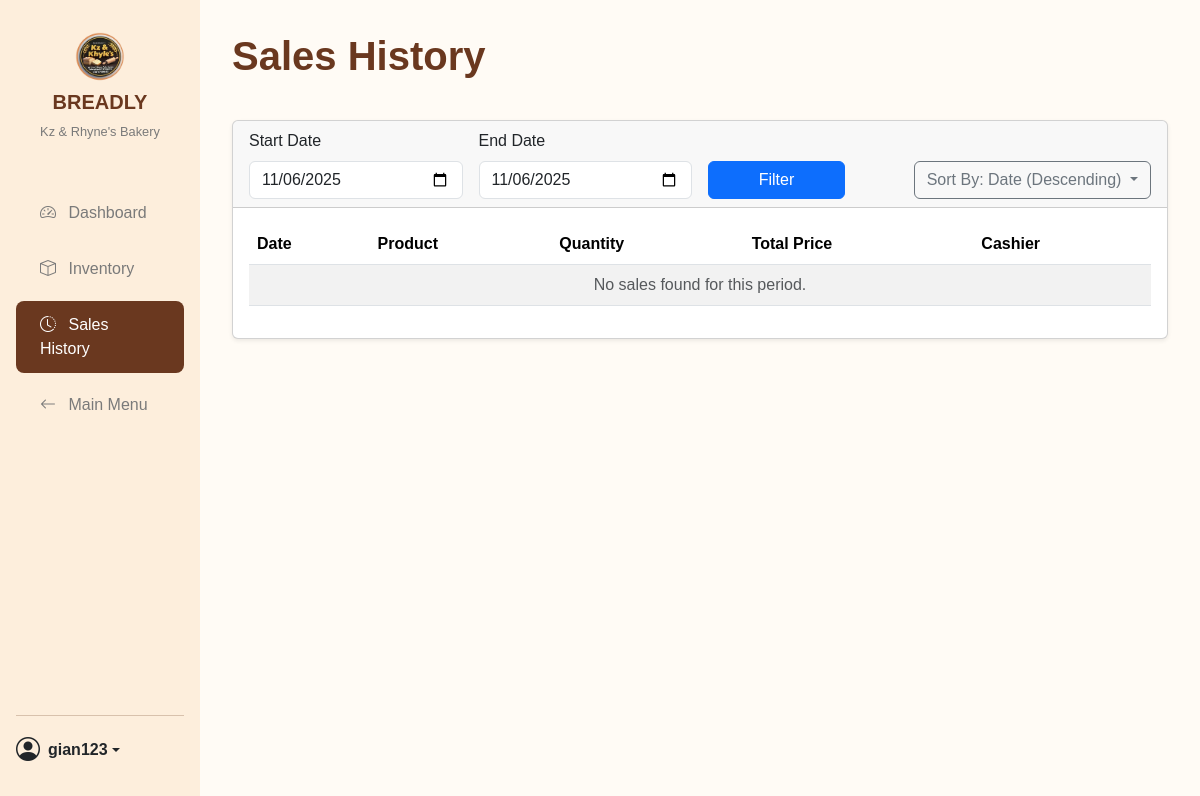
The page /nav/sales_history.php (signed in) on the database as committed earlier.
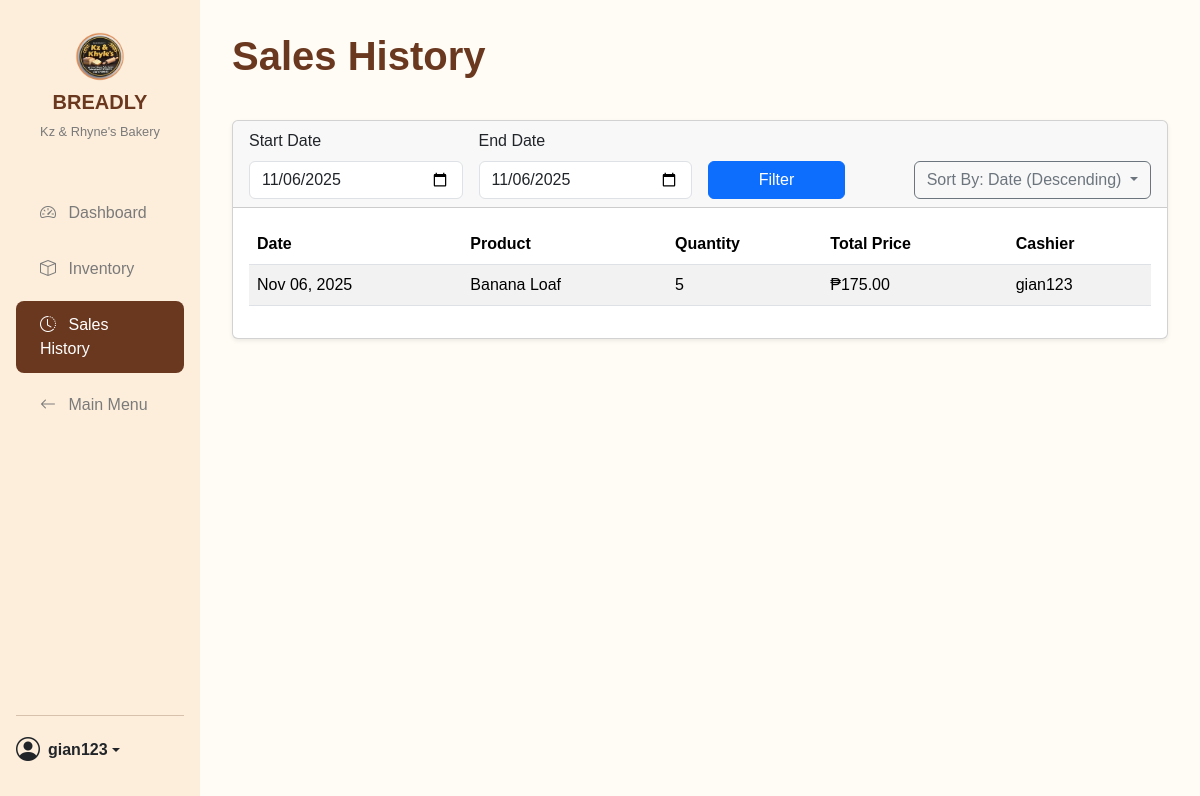
The same page on the database as committed later.
### tables this page shows
CREATE TABLE `sales` (
  `sale_id` int(11) NOT NULL,
  `product_id` int(11) DEFAULT NULL,
  `user_id` int(11) DEFAULT NULL,
  `qty_sold` int(11) DEFAULT NULL,
  `total_price` decimal(10,2) DEFAULT NULL,
  `date` date DEFAULT NULL
);

CREATE TABLE `products` (
  `product_id` int(11) NOT NULL,
  `name` varchar(100) NOT NULL,
  `price` decimal(10,2) NOT NULL,
  `status` enum('available','recalled','discontinued') NOT NULL DEFAULT 'available',
  `stock_qty` int(11) DEFAULT 0,
  `stock_unit` varchar(20) NOT NULL DEFAULT 'pcs',
  `is_sellable` tinyint(1) NOT NULL DEFAULT 1 COMMENT '1 = Appears on POS, 0 = Intermediate product'
);

CREATE TABLE `users` (
  `user_id` int(11) NOT NULL,
  `username` varchar(100) NOT NULL,
  `password` varchar(255) DEFAULT NULL,
  `role` enum('manager','cashier') NOT NULL,
  `email` varchar(150) DEFAULT NULL,
  `phone_number` varchar(11) DEFAULT NULL,
  `enable_daily_report` tinyint(1) NOT NULL DEFAULT 0 COMMENT 'For daily SMS reports',
  `created_at` timestamp NOT NULL DEFAULT current_timestamp()
);

### db_connection.php (called while the page is built, shortened)
<?php
class Database {
    private $host = 'localhost';
    private $db_name = 'bakery';
    private $username = 'root';
    private $password = '';
    private $conn;
    private function connect() {
        try {
            $this->conn = new PDO(
                "mysql:host={$this->host};dbname={$this->db_name};charset=utf8mb4",
                $this->username,
                $this->password
            );
            $this->conn->setAttribute(PDO::ATTR_ERRMODE, PDO::ERRMODE_EXCEPTION);
        } catch (PDOException $e) {
            die("Connection failed: " . $e->getMessage());
        }
    }
    public function getConnection() {
        return $this->conn;
    }
}
?>

### src/SalesManager.php (called while the page is built)
<?php
require_once '../db_connection.php';
class SalesManager {
    private $conn;
    public function __construct() {
        $db = new Database();
        $this->conn = $db->getConnection();
    }
    public function getSalesHistory($date_start, $date_end, $sort_column, $sort_direction) {
        try {
            $stmt = $this->conn->prepare("CALL ReportGetSalesHistory(?, ?, ?, ?)");
            $stmt->execute([$date_start, $date_end, $sort_column, $sort_direction]);
            return $stmt->fetchAll(PDO::FETCH_ASSOC);
        } catch (PDOException $e) {
            return [];
        }
    }
}
?>

### nav/sales_history.php (the view, shortened to what this page needs)
<?php
require_once '../src/SalesManager.php';
$date_start = $_GET['date_start'] ?? date('Y-m-d');
$date_end = $_GET['date_end'] ?? date('Y-m-d');
$sort_column = $_GET['sort'] ?? 'date';
$sort_direction = $_GET['order'] ?? 'DESC';
function getCurrentSortText($sort_column, $sort_direction) {
    $column_map = [
        'date' => 'Date',
        'product' => 'Product Name',
        'qty' => 'Quantity',
        'price' => 'Total Price',
        'cashier' => 'Cashier'
    ];
    $direction_text = ($sort_direction == 'ASC') ? 'Ascending' : 'Descending';
    $column_text = $column_map[$sort_column] ?? 'Date';
    return "{$column_text} ({$direction_text})";
}
$salesManager = new SalesManager();
$sales = $salesManager->getSalesHistory($date_start, $date_end, $sort_column, $sort_direction);
?>
<!DOCTYPE html>
<html lang="en">
<head>
    <link href="https://cdn.jsdelivr.net/npm/bootstrap@5.3.3/dist/css/bootstrap.min.css" rel="stylesheet">
    <link rel="stylesheet" href="https://cdn.jsdelivr.net/npm/bootstrap-icons@1.11.3/font/bootstrap-icons.css">
    <link rel="stylesheet" href="../styles/global.css">
    <link rel="stylesheet" href="../styles/dashboard.css">
</head>
<body class="dashboard">
<div class="container-fluid">
    <div class="row">
        <aside class="col-lg-2 col-md-3 sidebar">
             <div class="sidebar-brand">
                <img src="../images/kzklogo.png" alt="BREADLY Logo">
                <h5>BREADLY</h5>
                <p>Kz & Rhyne's Bakery</p>
            </div>
            <ul class="nav flex-column sidebar-nav">
                <li class="nav-item">
                    <a class="nav-link" href="dashboard_panel.php">
                        <i class="bi bi-speedometer2 me-2"></i> Dashboard
                    </a>
                </li>
                <li class="nav-item">
                    <a class="nav-link" href="inventory_management.php">
                        <i class="bi bi-box me-2"></i> Inventory
                    </a>
                </li>
                <li class="nav-item">
                    <a class="nav-link active" href="sales_history.php">
                        <i class="bi bi-clock-history me-2"></i> Sales History
                    </a>
                </li>
                <li class="nav-item">
                    <a class="nav-link" href="index.php">
                        <i class="bi bi-arrow-left me-2"></i> Main Menu
                    </a>
                </li>
            </ul>
            <div class="sidebar-user">
                <hr>
                <div class="dropdown">
                    <a href="#" class="d-flex align-items-center text-dark text-decoration-none dropdown-toggle" id="userMenu" data-bs-toggle="dropdown" aria-expanded="false">
                        <i class="bi bi-person-circle me-2 fs-4"></i>
                        <strong><?php echo htmlspecialchars($_SESSION['username']); ?></strong>
                    </a>
                </div>
            </div>
        </aside>
        <main class="col-lg-10 col-md-9 main-content">
            <div class="header">
                <h1>Sales History</h1>
            </div>
            <div class="card shadow-sm">
                <div class="card-header">
                     <form method="GET" action="sales_history.php" class="row g-3 align-items-end">
                        <div class="col-md-3">
                            <label for="date_start" class="form-label">Start Date</label>
                            <input type="date" class="form-control" name="date_start" id="date_start" value="<?php echo htmlspecialchars($date_start); ?>">
                        </div>
                        <div class="col-md-3">
                            <label for="date_end" class="form-label">End Date</label>
                            <input type="date" class="form-control" name="date_end" id="date_end" value="<?php echo htmlspecialchars($date_end); ?>">
                        </div>
                        <div class="col-md-2">
                             <button type="submit" class="btn btn-primary w-100">Filter</button>
                        </div>
                        <div class="col-md-4 d-flex align-items-end justify-content-end">
                            <div class="dropdown">
                                <button class="btn btn-outline-secondary dropdown-toggle" type="button" id="sortDropdown" data-bs-toggle="dropdown" aria-expanded="false">
                                    Sort By: <?php echo getCurrentSortText($sort_column, $sort_direction); ?>
                                </button>
                            </div>
                        </div>
                    </form>
                </div>
                <div class="card-body">
                    <div class="table-responsive">
                        <table class="table table-striped table-hover align-middle">
                            <thead>
                                <tr>
                                    <th>Date</th>
                                    <th>Product</th>
                                    <th>Quantity</th>
                                    <th>Total Price</th>
                                    <th>Cashier</th>
                                </tr>
                            </thead>
                            <tbody>
                                <?php if (empty($sales)): ?>
                                    <tr>
                                        <td colspan="5" class="text-center text-muted">No sales found for this period.</td>
                                    </tr>
                                <?php else: ?>
                                    <?php foreach ($sales as $sale): ?>
                                    <tr>
                                        <td><?php echo htmlspecialchars(date('M d, Y', strtotime($sale['date']))); ?></td>
                                        <td><?php echo htmlspecialchars($sale['product_name']); ?></td>
                                        <td><?php echo htmlspecialchars($sale['qty_sold']); ?></td>
                                        <td>₱<?php echo htmlspecialchars(number_format($sale['total_price'], 2)); ?></td>
                                        <td><?php echo htmlspecialchars($sale['cashier_username']); ?></td>
                                    </tr>
                                    <?php endforeach; ?>
                                <?php endif; ?>
                            </tbody>
                        </table>
                    </div>
                </div>
            </div>
        </main>
    </div>
</div>
</body>
</html>

### styles/global.css (style rules this page uses)
:root { --color-background-page: #F8F1E7; --color-card-background: #ffffff; --color-panel: #E4A26C; --color-login-btn: #af6223; --color-text-dark: #333333; --color-text-light: #ffffff; --color-input-bg: #F0F0F0; --bg-light-cream: #FFFBF5; --sidebar-bg: #FDEEDC; --card-bg-1: #FEE8D0; --card-bg-2: #FBF3D5; --card-bg-3: #FBF3D5; --card-bg-4: #F8DFAA; --text-dark: #6a381f; --text-secondary: #7a7a7a; --bar-color-1: #E5A26A; --bar-color-2: #F5C6A5; --bar-color-3: #D3D3D3; }
* { margin: 0; padding: 0; box-sizing: border-box; font-family: "Poppins", sans-serif; text-decoration: none; list-style: none; }

### styles/dashboard.css (style rules this page uses)
body.dashboard { background-color: var(--bg-light-cream); color: var(--text-dark); height: auto; min-height: 100vh; }
.sidebar { background-color: var(--sidebar-bg); min-height: 100vh; padding: 2rem 1rem; display: flex; flex-direction: column; }
.sidebar-brand { text-align: center; margin-bottom: 2rem; }
.sidebar-brand img { max-width: 50px; margin-bottom: 0.5rem; }
.sidebar-brand h5 { font-weight: bold; color: var(--text-dark); }
.sidebar-brand p { font-size: 0.8rem; color: var(--text-secondary); }
.sidebar-nav { flex-grow: 1; }
.sidebar-nav .nav-link { padding: 0.75rem 1.5rem; margin-bottom: 0.5rem; border-radius: 0.5rem; color: var(--text-secondary); font-weight: 500; }
.sidebar-nav .nav-link.active { background-color: var(--text-dark); color: #fff; }
.main-content { padding: 2rem; }
.header { display: flex; justify-content: space-between; align-items: center; margin-bottom: 2rem; }
.header h1 { font-weight: bold; color: var(--text-dark); }
.sidebar-user { margin-top: 1rem; }
.table-responsive { max-height: 60vh; overflow-y: auto; }

Rows that differ between the two databases and show on the page:
added sales: date "Nov 06, 2025", product.name "Banana Loaf", qty_sold "5", total_price "175.00", user.username "gian123"
Other text that changed with them:
text no longer shown: "No sales found for this period."
